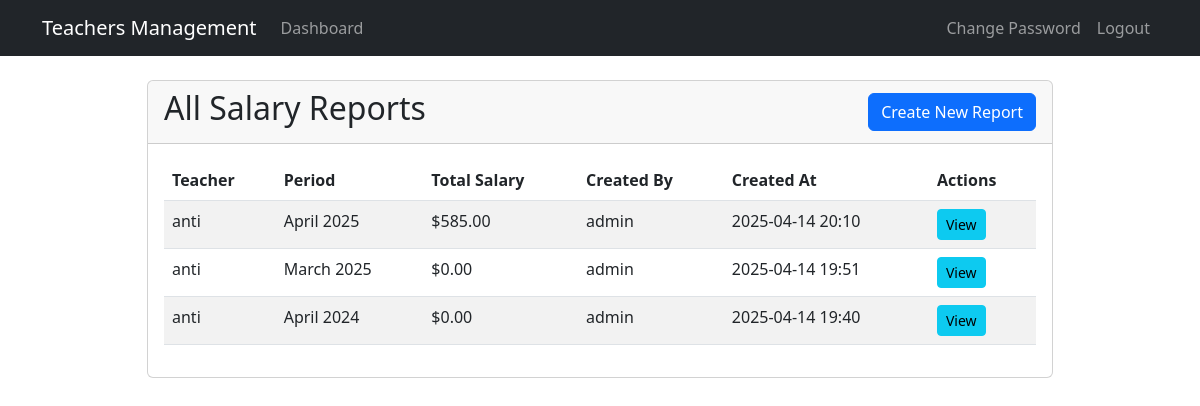
The app's page /dashboard/superuser/salary-reports/ (signed in), older data.
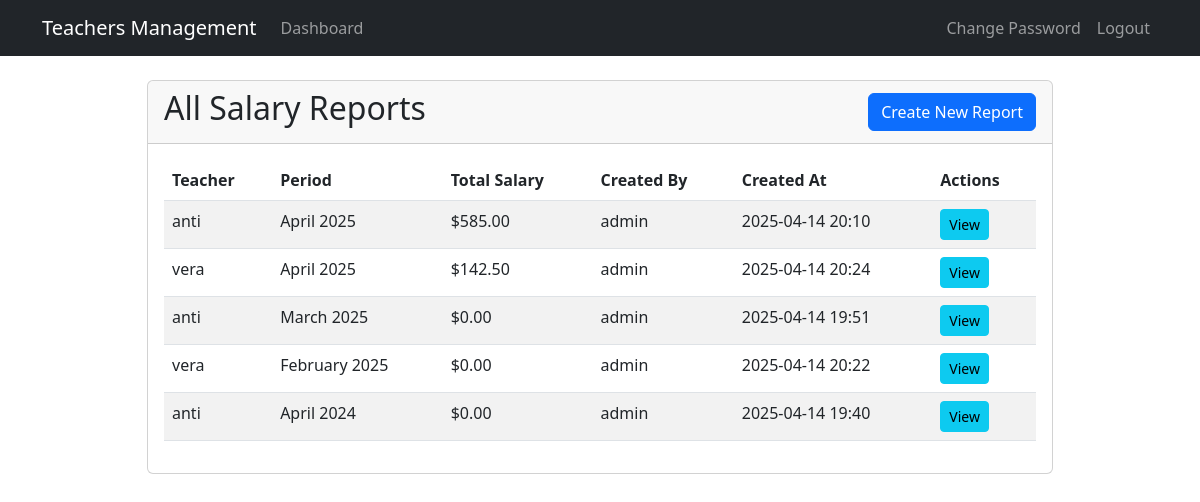
The same page, newer data.
### teachers_app/models.py (models this page shows, shortened)
class SalaryReport(models.Model):
    teacher = models.ForeignKey(Teacher, on_delete=models.CASCADE)
    start_date = models.DateTimeField()
    end_date = models.DateTimeField()
    created_at = models.DateTimeField(auto_now_add=True)
    created_by = models.ForeignKey(CustomUser, on_delete=models.SET_NULL, null=True)
    notes = models.TextField(blank=True)

class Teacher(models.Model):
    user = models.OneToOneField(CustomUser, on_delete=models.CASCADE)
    subjects = models.CharField(max_length=200, blank=True, help_text="Optional: List of subjects taught")
    def __str__(self):
        return f"{self.user.username} - {self.subjects}" if self.subjects else self.user.username

class CustomUser(AbstractUser):
    is_teacher = models.BooleanField(default=False)
    is_inspector = models.BooleanField(default=False)
    is_superuser = models.BooleanField(default=False)

### teachers_app/views.py (the view)
# urls.py: path('superuser/salary-reports/', views.list_salary_reports, name='list_salary_reports'),
@login_required
@user_passes_test(lambda u: u.is_superuser)
def list_salary_reports(request, teacher_id=None):
    if teacher_id:
        teacher = get_object_or_404(Teacher, id=teacher_id)
        reports = SalaryReport.objects.filter(teacher=teacher).order_by('-start_date')
    else:
        teacher = None
        reports = SalaryReport.objects.all().order_by('-start_date')
    reports_with_data = []
    for report in reports:
        year = report.start_date.year
        month = report.start_date.month
        report_data = SalaryCalculationService.calculate_salary(report.teacher, year, month)
        reports_with_data.append({
            'report': report,
            'total_salary': report_data['total_salary']
        })
    return render(request, 'superuser/list_salary_reports.html', {
        'teacher': teacher,
        'reports': reports_with_data
    })

### teachers_app/models.py (called while the page is built)
    def __str__(self):
        return f"{self.name} (${self.hourly_rate}/hour)"

    @property
    def calculated_hours(self):
        if self.entry_type == 'manual' and self.manual_hours:
            return self.manual_hours
        elif self.entry_type == 'clock' and self.clock_in and self.clock_out:
            duration = self.clock_out - self.clock_in
            return duration.total_seconds() / 3600  # Return hours
        elif self.entry_type == 'time_range' and self.start_time and self.end_time:
            duration = self.end_time - self.start_time
            return duration.total_seconds() / 3600  # Return hours
        return None  # Return None if no valid data

    def __str__(self):
        if self.entry_type == 'manual':
            return f"{self.teacher} - {self.task} - {self.manual_hours} hours"
        elif self.entry_type == 'time_range':
            return f"{self.teacher} - {self.task} - {self.start_time} to {self.end_time}"
        return f"{self.teacher} - {self.task} - {self.clock_in} to {self.clock_out}"

### templates/superuser/list_salary_reports.html
{% extends 'base.html' %}
{% block content %}
<div class="container mt-4">
    <div class="row">
        <div class="col-md-10 offset-md-1">
            <div class="card">
                <div class="card-header d-flex justify-content-between align-items-center">
                    <h2>
                        {% if teacher %}
                            Salary Reports for {{ teacher.user.username }}
                        {% else %}
                            All Salary Reports
                        {% endif %}
                    </h2>
                    <a href="{% url 'create_salary_report' %}" class="btn btn-primary">Create New Report</a>
                </div>
                <div class="card-body">
                    {% if reports %}
                        <table class="table table-striped">
                            <thead>
                                <tr>
                                    {% if not teacher %}
                                        <th>Teacher</th>
                                    {% endif %}
                                    <th>Period</th>
                                    <th>Total Salary</th>
                                    <th>Created By</th>
                                    <th>Created At</th>
                                    <th>Actions</th>
                                </tr>
                            </thead>
                            <tbody>
                                {% for item in reports %}
                                <tr>
                                    {% if not teacher %}
                                        <td>{{ item.report.teacher.user.username }}</td>
                                    {% endif %}
                                    <td>{{ item.report.start_date|date:"F Y" }}</td>
                                    <td>${{ item.total_salary|floatformat:2 }}</td>
                                    <td>{{ item.report.created_by.username }}</td>
                                    <td>{{ item.report.created_at|date:"Y-m-d H:i" }}</td>
                                    <td>
                                        <a href="{% url 'view_salary_report' item.report.teacher.id item.report.start_date|date:'Y' item.report.start_date|date:'n' %}"
                                           class="btn btn-sm btn-info">View</a>
                                    </td>
                                </tr>
                                {% endfor %}
                            </tbody>
                        </table>
                    {% else %}
                        <div class="alert alert-info">
                            No salary reports found.
                        </div>
                    {% endif %}
                </div>
            </div>
        </div>
    </div>
</div>
{% endblock %}

Row changes from the older to the newer data that the page shows:
added SalaryReport: report.teacher.user.username "vera", report.start_date "April 2025", total_salary "142.50", report.created_by.username "admin", report.created_at "2025-04-14 20:24"
added SalaryReport: report.teacher.user.username "vera", report.start_date "February 2025", total_salary "0.00", report.created_by.username "admin", report.created_at "2025-04-14 20:22"
